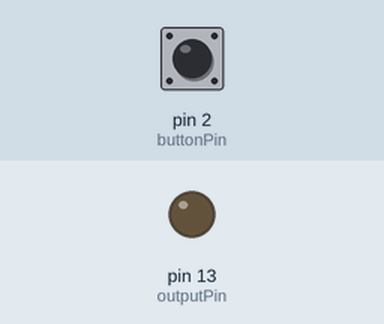
Recording of a sketch running on a simulated Arduino Uno, built with avr-gcc and run on an emulated ATmega328P. Shown: output pins drawn as LEDs (lit = HIGH). The inputs (shaded band) are chosen by the test bench; at power-on: pin 2 (buttonPin) LOW.

Above: at 1.2 s.
1.3 s: pin 2 (buttonPin) pulled HIGH for 0.15 s
At 2.0 s:
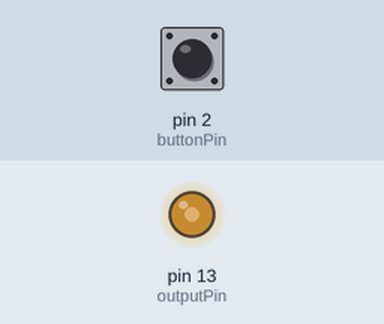
3.8 s: pin 2 (buttonPin) pulled HIGH for 3.2 s
At 9.3 s:
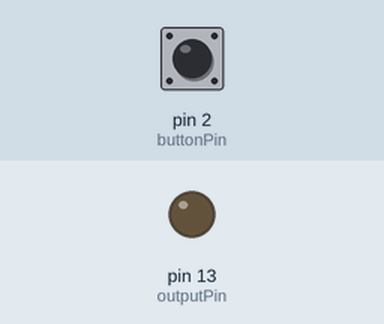
Timing chart, 0 to 10.8 s (numbered marks = the images above; inputs shaded):
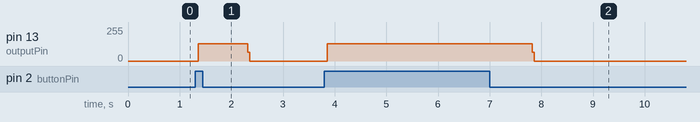

The sketch:

src.ino
```cpp
const int buttonPin = 2;   // The pin where the button is connected
const int outputPin = 13;   // The pin where the square wave will be generated

void setup() {
  pinMode(buttonPin, INPUT); // Set button pin as input with an internal pull-up resistor
  pinMode(outputPin, OUTPUT);       // Set output pin as output
}

void loop() {
  // Check if the button is pressed
  if (digitalRead(buttonPin) == HIGH) {
    // Generate a 100Hz square wave
    for (int i = 0; i < 100; i++) { // Generate 100 cycles of square wave
      digitalWrite(outputPin, HIGH);
      delayMicroseconds(5000);      // High for 5ms (half period of 100Hz)
      digitalWrite(outputPin, LOW);
      delayMicroseconds(5000);      // Low for 5ms (half period of 100Hz)
    }
  } else {
    digitalWrite(outputPin, LOW); // Ensure the output is low when the button is not pressed
  }
}
```

Measured:
- after the input at 1.3 s, pin 13 (outputPin): 0/255 → 128/255 after 0.06 s, → 0/255 0.96 s later
- after the input at 3.8 s, pin 13 (outputPin): 0/255 → 128/255 after 0.06 s, → 0/255 4.0 s later
